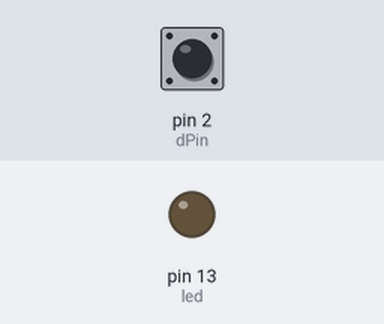
A sketch run on a simulated Arduino Uno, built with avr-gcc and run on an emulated ATmega328P. On the bench: output pins drawn as LEDs (lit = HIGH). The test bench sets the inputs (shaded band); at power-on: pin 2 (dPin) HIGH.

Above: at 1.2 s.
1.3 s: pin 2 (dPin) pulled LOW for 0.15 s
At 1.37 s:
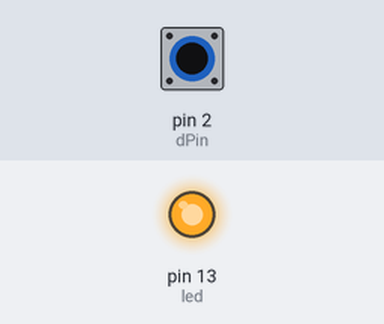
2.9 s: pin 2 (dPin) pulled LOW for 3.2 s
At 6.8 s:
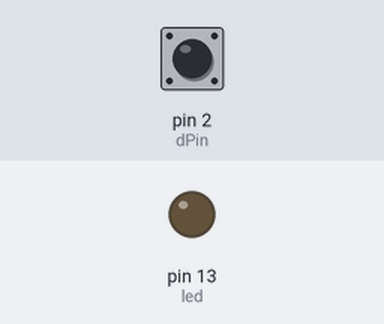
Timing chart, 0 to 8.3 s (numbered marks = the images above; inputs shaded):
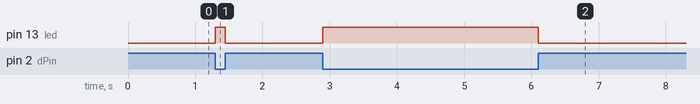

The sketch:

LilypadTest.ino
```cpp
// Lilypad test bed code

// pins
const int led = 13; // onboard LED
const int dPin = 2;

bool notConnected;

void setup() {
  // put your setup code here, to run once:
  pinMode(led, OUTPUT);
  pinMode(dPin, INPUT_PULLUP); // digital input, HIGH when disconnected
}

void loop() {
  // put your main code here, to run repeatedly:
  // LED response if connected
  notConnected = digitalRead(dPin);
  if (!notConnected) {
    digitalWrite(led, HIGH);
  } else {
    digitalWrite(led, LOW);
  }
}
```

Measured:
- after the input at 1.3 s, pin 13 (led): LOW → HIGH at once, → LOW 0.15 s later
- after the input at 2.9 s, pin 13 (led): LOW → HIGH at once, → LOW 3.2 s later
